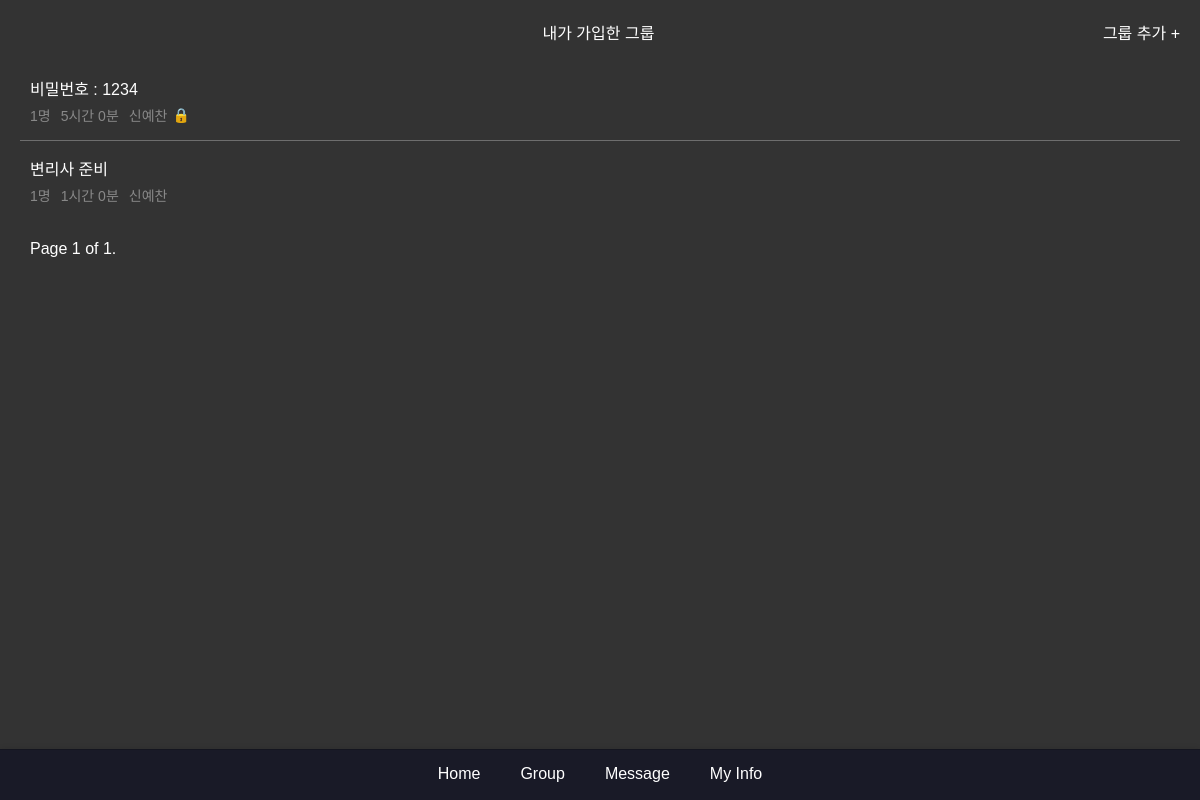
Page /group/mygroup/ (signed in) on the committed database.
### group/models.py (models this page shows, shortened)
class Group(models.Model):
    title = models.CharField(max_length=100)
    goals = models.IntegerField(default=0, help_text='목표 시간을 분 단위로 입력해주세요')
    master = models.ForeignKey(settings.AUTH_USER_MODEL, related_name='mastered_groups', on_delete=models.CASCADE)
    users = models.ManyToManyField(settings.AUTH_USER_MODEL, related_name='user_groups')
    password = models.CharField(max_length=128, blank=True, null=True)
    information = models.TextField(blank=True, null=True)
    is_private = models.BooleanField(default=False)
    created_at = models.DateTimeField(auto_now_add=True)

### main/models.py (models this page shows)
class CustomUser(AbstractUser):
    following = models.ManyToManyField(
        "self", #User 인스턴스가 다른 인스턴스 참조
        verbose_name="팔로우 중인 사용자들",
        related_name="followers",
        symmetrical=False,
        through="relationship.Relationship"
    )
    top_apps = models.JSONField(default=dict, blank=True, null=True)
    total_screentimes = models.IntegerField(blank=True, null=True)

### group/views.py (the view)
# urls.py: path('mygroup/', views.my_group, name='my_group'),
@login_required
def my_group(request):
    user = request.user
    user_groups = user.user_groups.all().order_by('-created_at')
    paginator = Paginator(user_groups, 10)  # 페이지당 10개의 그룹을 표시
    page_number = request.GET.get('page')
    page_obj = paginator.get_page(page_number)
    return render(request, 'group/my_group.html', {'page_obj': page_obj})

### main/templatetags/time_filters.py (called while the page is built)
@register.filter
def display_time(total_minutes):
    try:
        total_minutes = int(total_minutes)
        hours = total_minutes // 60
        minutes = total_minutes % 60
        return f"{hours}시간 {minutes}분"
    except (ValueError, TypeError):
        return "Invalid time"

### group/templates/group/my_group.html (shortened to what this page needs)
{% extends 'base.html' %} {% load static %} {% block extra_css %}<link
  rel="stylesheet"
  href="{% static 'css/group.css' %}"
/>{% endblock %}{% block content %}
<div class="groupContainer">
  <div class="groupHeader">
    <div class="groupTitle">내가 가입한 그룹</div>
    <a href="{% url 'all_group' %}" class="add-group">그룹 추가 +</a>
  </div>
  {% if page_obj.object_list %}
  <div class="group-list">
    {% for group in page_obj %}
    <a href="{% url 'group_room' group.id %}" class="group-item">
      <div class="group-name">{{ group.title }}</div>
      <div class="group-details">
        <div class="member-count">{{ group.users.count }}명</div>
        {% load time_filters %}
        <div class="member-count">{{ group.goals|display_time}}</div>
        <div class="group-info">{{ group.master.username }}</div>
        <div class="lock-icon">
          {% if group.is_private %}🔒{% endif %}
        </div>
      </div>
    </a>
    {% endfor %}
  </div>
  <div class="pagination">
    <span class="step-links">
      <span class="current">
        Page {{ page_obj.number }} of {{ page_obj.paginator.num_pages }}.
      </span>
    </span>
  </div>
</div>
{% else %}
<p class="wlsakrr">가입한 그룹이 없습니다</p>
{% endif %} {% endblock %}

### main/static/css/styles.css (style rules this page uses)
body { margin: 0; }

### main/static/css/group.css (style rules this page uses)
body { font-family: Arial, sans-serif; background-color: #1c1c1e; color: #fff; }
.groupHeader { position: fixed; top: 0px; width: 100%; display: flex; justify-content: space-between; align-items: center; padding: 20px 0; border-bottom: 1px solid #333; background-color: #333; }
.groupTitle { flex-grow: 1; text-align: center; margin-left: 94px; }
.add-group { text-decoration: none; color: #fff; padding-right: 20px; }
.group-list { padding: 20px; margin-top: 41px; }
.group-item { display: block; padding: 15px 10px; border-bottom: 1px solid #6e6e6e; text-decoration: none; color: #fff; }
.group-item:last-child { border-bottom: none; }
.group-name { display: block; font-size: 16px; margin-bottom: 5px; }
.group-details { display: flex; align-items: center; font-size: 14px; color: #888; }
.member-count { margin-right: 10px; }
.lock-icon { margin-left: 5px; font-size: 14px; }
body { font-family: Arial, sans-serif; background-color: #333; color: #fff; margin: 0; padding: 0; }
.pagination { padding-left: 30px; margin-bottom: 150px; }

### rows in the picture
Group: title "비밀번호 : 1234", users.count "1", goals|display_time "5시간 0분", master.username "신예찬"
Group: title "변리사 준비", users.count "1", goals|display_time "1시간 0분", master.username "신예찬"

### other values in the picture
{{ page_obj.number }} "1"
{{ page_obj.paginator.num_pages }} "1"
